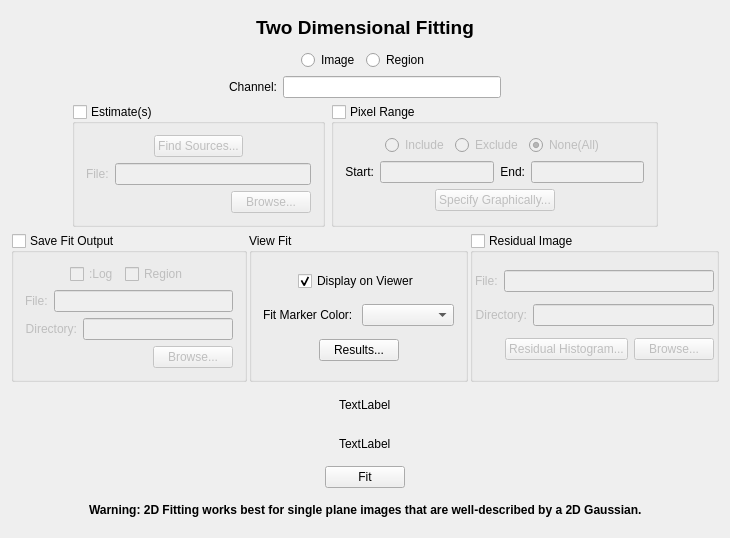
<?xml version="1.0" encoding="UTF-8"?>
<ui version="4.0">
 <class>Fit2DToolClass</class>
 <widget class="QDialog" name="Fit2DToolClass">
  <property name="geometry">
   <rect>
    <x>0</x>
    <y>0</y>
    <width>730</width>
    <height>538</height>
   </rect>
  </property>
  <property name="windowTitle">
   <string>Fit2DTool</string>
  </property>
  <layout class="QVBoxLayout" name="verticalLayout">
   <item>
    <layout class="QHBoxLayout" name="horizontalLayout_26">
     <item>
      <spacer name="horizontalSpacer_32">
       <property name="orientation">
        <enum>Qt::Horizontal</enum>
       </property>
       <property name="sizeHint" stdset="0">
        <size>
         <width>40</width>
         <height>20</height>
        </size>
       </property>
      </spacer>
     </item>
     <item>
      <layout class="QHBoxLayout" name="horizontalLayout_2">
       <item>
        <widget class="QLabel" name="label">
         <property name="font">
          <font>
           <pointsize>14</pointsize>
           <weight>75</weight>
           <bold>true</bold>
          </font>
         </property>
         <property name="text">
          <string>&lt;font color='black'&gt;Two Dimensional Fitting&lt;/font&gt;</string>
         </property>
        </widget>
       </item>
      </layout>
     </item>
     <item>
      <spacer name="horizontalSpacer_33">
       <property name="orientation">
        <enum>Qt::Horizontal</enum>
       </property>
       <property name="sizeHint" stdset="0">
        <size>
         <width>40</width>
         <height>20</height>
        </size>
       </property>
      </spacer>
     </item>
    </layout>
   </item>
   <item>
    <layout class="QHBoxLayout" name="horizontalLayout_24">
     <item>
      <spacer name="horizontalSpacer_27">
       <property name="orientation">
        <enum>Qt::Horizontal</enum>
       </property>
       <property name="sizeHint" stdset="0">
        <size>
         <width>40</width>
         <height>20</height>
        </size>
       </property>
      </spacer>
     </item>
     <item>
      <widget class="QRadioButton" name="imageRadioButton">
       <property name="toolTip">
        <string>Fit the entire image.</string>
       </property>
       <property name="text">
        <string>Image</string>
       </property>
      </widget>
     </item>
     <item>
      <widget class="QRadioButton" name="regionRadioButton">
       <property name="toolTip">
        <string>Fit the selected region in the image.</string>
       </property>
       <property name="text">
        <string>Region</string>
       </property>
      </widget>
     </item>
     <item>
      <spacer name="horizontalSpacer_28">
       <property name="orientation">
        <enum>Qt::Horizontal</enum>
       </property>
       <property name="sizeHint" stdset="0">
        <size>
         <width>40</width>
         <height>20</height>
        </size>
       </property>
      </spacer>
     </item>
    </layout>
   </item>
   <item>
    <layout class="QHBoxLayout" name="horizontalLayout_10">
     <item>
      <spacer name="horizontalSpacer_12">
       <property name="orientation">
        <enum>Qt::Horizontal</enum>
       </property>
       <property name="sizeHint" stdset="0">
        <size>
         <width>40</width>
         <height>20</height>
        </size>
       </property>
      </spacer>
     </item>
     <item>
      <widget class="QLabel" name="channelLabel">
       <property name="text">
        <string>&lt;font color='black'&gt;Channel:&lt;/font&gt;</string>
       </property>
      </widget>
     </item>
     <item>
      <widget class="QLineEdit" name="channelLineEdit">
       <property name="toolTip">
        <string>Spectral channel on shich to perform the fit (only one may be specified).</string>
       </property>
      </widget>
     </item>
     <item>
      <spacer name="horizontalSpacer_13">
       <property name="orientation">
        <enum>Qt::Horizontal</enum>
       </property>
       <property name="sizeHint" stdset="0">
        <size>
         <width>40</width>
         <height>20</height>
        </size>
       </property>
      </spacer>
     </item>
    </layout>
   </item>
   <item>
    <layout class="QHBoxLayout" name="horizontalLayout_20">
     <item>
      <spacer name="horizontalSpacer_15">
       <property name="orientation">
        <enum>Qt::Horizontal</enum>
       </property>
       <property name="sizeHint" stdset="0">
        <size>
         <width>10</width>
         <height>20</height>
        </size>
       </property>
      </spacer>
     </item>
     <item>
      <widget class="QGroupBox" name="estimateGroupBox">
       <property name="toolTip">
        <string>Check this box to specify a file containing initial estimates of the component parameters.</string>
       </property>
       <property name="title">
        <string>Estimate(s)</string>
       </property>
       <property name="checkable">
        <bool>true</bool>
       </property>
       <property name="checked">
        <bool>false</bool>
       </property>
       <layout class="QVBoxLayout" name="verticalLayout_6">
        <item>
         <layout class="QHBoxLayout" name="horizontalLayout_3">
          <item>
           <spacer name="horizontalSpacer_4">
            <property name="orientation">
             <enum>Qt::Horizontal</enum>
            </property>
            <property name="sizeHint" stdset="0">
             <size>
              <width>40</width>
              <height>20</height>
             </size>
            </property>
           </spacer>
          </item>
          <item>
           <widget class="QPushButton" name="findEstimatesButton">
            <property name="toolTip">
             <string>Find sources that are reasonable initial estimates for the fit.</string>
            </property>
            <property name="text">
             <string>Find Sources...</string>
            </property>
           </widget>
          </item>
          <item>
           <spacer name="horizontalSpacer_5">
            <property name="orientation">
             <enum>Qt::Horizontal</enum>
            </property>
            <property name="sizeHint" stdset="0">
             <size>
              <width>40</width>
              <height>20</height>
             </size>
            </property>
           </spacer>
          </item>
         </layout>
        </item>
        <item>
         <layout class="QHBoxLayout" name="horizontalLayout_4">
          <item>
           <widget class="QLabel" name="label_2">
            <property name="text">
             <string>File:</string>
            </property>
           </widget>
          </item>
          <item>
           <widget class="QLineEdit" name="estimateFileLineEdit">
            <property name="sizePolicy">
             <sizepolicy hsizetype="MinimumExpanding" vsizetype="Fixed">
              <horstretch>0</horstretch>
              <verstretch>0</verstretch>
             </sizepolicy>
            </property>
            <property name="minimumSize">
             <size>
              <width>196</width>
              <height>0</height>
             </size>
            </property>
            <property name="toolTip">
             <string>Full path of a file containing the initial estimates for the fit.</string>
            </property>
           </widget>
          </item>
         </layout>
        </item>
        <item>
         <layout class="QHBoxLayout" name="horizontalLayout_11">
          <item>
           <spacer name="horizontalSpacer_14">
            <property name="orientation">
             <enum>Qt::Horizontal</enum>
            </property>
            <property name="sizeHint" stdset="0">
             <size>
              <width>40</width>
              <height>20</height>
             </size>
            </property>
           </spacer>
          </item>
          <item>
           <widget class="QPushButton" name="browseButton">
            <property name="toolTip">
             <string>Use a file browser to specify the file containing initial estimates for the fit.</string>
            </property>
            <property name="text">
             <string>Browse...</string>
            </property>
           </widget>
          </item>
         </layout>
        </item>
       </layout>
      </widget>
     </item>
     <item>
      <widget class="QGroupBox" name="pixelRangeGroupBox">
       <property name="toolTip">
        <string>Check this box to include/exclude a range of pixel values for fitting.</string>
       </property>
       <property name="title">
        <string>Pixel Range</string>
       </property>
       <property name="checkable">
        <bool>true</bool>
       </property>
       <property name="checked">
        <bool>false</bool>
       </property>
       <layout class="QVBoxLayout" name="verticalLayout_3">
        <item>
         <layout class="QHBoxLayout" name="horizontalLayout_7">
          <item>
           <spacer name="horizontalSpacer_8">
            <property name="orientation">
             <enum>Qt::Horizontal</enum>
            </property>
            <property name="sizeHint" stdset="0">
             <size>
              <width>40</width>
              <height>20</height>
             </size>
            </property>
           </spacer>
          </item>
          <item>
           <widget class="QRadioButton" name="includeRadioButton">
            <property name="toolTip">
             <string>Specify a pixel range to include for fitting.</string>
            </property>
            <property name="text">
             <string>Include</string>
            </property>
           </widget>
          </item>
          <item>
           <widget class="QRadioButton" name="excludeRadioButton">
            <property name="toolTip">
             <string>Specify a range of pixel values to exclude from fitting.</string>
            </property>
            <property name="text">
             <string>Exclude</string>
            </property>
           </widget>
          </item>
          <item>
           <widget class="QRadioButton" name="noneRadioButton">
            <property name="toolTip">
             <string>Include all pixel values in the fit.</string>
            </property>
            <property name="text">
             <string>None(All)</string>
            </property>
            <property name="checked">
             <bool>true</bool>
            </property>
           </widget>
          </item>
          <item>
           <spacer name="horizontalSpacer_9">
            <property name="orientation">
             <enum>Qt::Horizontal</enum>
            </property>
            <property name="sizeHint" stdset="0">
             <size>
              <width>40</width>
              <height>20</height>
             </size>
            </property>
           </spacer>
          </item>
         </layout>
        </item>
        <item>
         <layout class="QHBoxLayout" name="horizontalLayout_6">
          <item>
           <widget class="QLabel" name="label_3">
            <property name="text">
             <string>&lt;font color='black'&gt;Start:&lt;/font&gt;</string>
            </property>
            <property name="alignment">
             <set>Qt::AlignRight|Qt::AlignTrailing|Qt::AlignVCenter</set>
            </property>
           </widget>
          </item>
          <item>
           <widget class="QLineEdit" name="startLineEdit">
            <property name="toolTip">
             <string>Lower bound of pixel values to include/exclude.</string>
            </property>
           </widget>
          </item>
          <item>
           <widget class="QLabel" name="label_4">
            <property name="text">
             <string>&lt;font color='black'&gt;End:&lt;/font&gt;</string>
            </property>
            <property name="alignment">
             <set>Qt::AlignRight|Qt::AlignTrailing|Qt::AlignVCenter</set>
            </property>
           </widget>
          </item>
          <item>
           <widget class="QLineEdit" name="endLineEdit">
            <property name="toolTip">
             <string>Upper bound of pixel values to include/exclude.</string>
            </property>
           </widget>
          </item>
         </layout>
        </item>
        <item>
         <layout class="QHBoxLayout" name="horizontalLayout_8">
          <item>
           <spacer name="horizontalSpacer_10">
            <property name="orientation">
             <enum>Qt::Horizontal</enum>
            </property>
            <property name="sizeHint" stdset="0">
             <size>
              <width>40</width>
              <height>20</height>
             </size>
            </property>
           </spacer>
          </item>
          <item>
           <widget class="QPushButton" name="graphicalPixelRangeButton">
            <property name="toolTip">
             <string>Specify a range of pixel values to include/exclude graphically.</string>
            </property>
            <property name="text">
             <string>Specify Graphically...</string>
            </property>
           </widget>
          </item>
          <item>
           <spacer name="horizontalSpacer_11">
            <property name="orientation">
             <enum>Qt::Horizontal</enum>
            </property>
            <property name="sizeHint" stdset="0">
             <size>
              <width>40</width>
              <height>20</height>
             </size>
            </property>
           </spacer>
          </item>
         </layout>
        </item>
       </layout>
      </widget>
     </item>
     <item>
      <spacer name="horizontalSpacer_16">
       <property name="orientation">
        <enum>Qt::Horizontal</enum>
       </property>
       <property name="sizeHint" stdset="0">
        <size>
         <width>10</width>
         <height>20</height>
        </size>
       </property>
      </spacer>
     </item>
    </layout>
   </item>
   <item>
    <layout class="QHBoxLayout" name="horizontalLayout_19">
     <property name="spacing">
      <number>2</number>
     </property>
     <item>
      <widget class="QGroupBox" name="saveGroupBox">
       <property name="toolTip">
        <string>Save the results of the fit as a log file.</string>
       </property>
       <property name="title">
        <string>Save Fit Output</string>
       </property>
       <property name="checkable">
        <bool>true</bool>
       </property>
       <property name="checked">
        <bool>false</bool>
       </property>
       <layout class="QVBoxLayout" name="verticalLayout_4">
        <item>
         <layout class="QHBoxLayout" name="horizontalLayout_25">
          <item>
           <spacer name="horizontalSpacer_29">
            <property name="orientation">
             <enum>Qt::Horizontal</enum>
            </property>
            <property name="sizeHint" stdset="0">
             <size>
              <width>40</width>
              <height>20</height>
             </size>
            </property>
           </spacer>
          </item>
          <item>
           <widget class="QCheckBox" name="logOutputCheckBox">
            <property name="toolTip">
             <string>Save the log file with a &quot;log.txt&quot; suffix.</string>
            </property>
            <property name="text">
             <string>:Log</string>
            </property>
           </widget>
          </item>
          <item>
           <widget class="QCheckBox" name="regionOutputCheckBox">
            <property name="toolTip">
             <string>Save the fit as a file with a &quot;region.txt&quot; suffix in CASA region format.</string>
            </property>
            <property name="text">
             <string>Region</string>
            </property>
           </widget>
          </item>
          <item>
           <spacer name="horizontalSpacer_30">
            <property name="orientation">
             <enum>Qt::Horizontal</enum>
            </property>
            <property name="sizeHint" stdset="0">
             <size>
              <width>40</width>
              <height>20</height>
             </size>
            </property>
           </spacer>
          </item>
         </layout>
        </item>
        <item>
         <layout class="QHBoxLayout" name="horizontalLayout_9">
          <item>
           <widget class="QLabel" name="label_6">
            <property name="text">
             <string>File:</string>
            </property>
           </widget>
          </item>
          <item>
           <widget class="QLineEdit" name="saveFileLineEdit">
            <property name="toolTip">
             <string>Name of the file where the output log from the fit should be saved.</string>
            </property>
           </widget>
          </item>
         </layout>
        </item>
        <item>
         <layout class="QHBoxLayout" name="horizontalLayout_15">
          <item>
           <widget class="QLabel" name="label_5">
            <property name="text">
             <string>Directory:</string>
            </property>
            <property name="alignment">
             <set>Qt::AlignRight|Qt::AlignTrailing|Qt::AlignVCenter</set>
            </property>
           </widget>
          </item>
          <item>
           <widget class="QLineEdit" name="saveDirectoryLineEdit">
            <property name="sizePolicy">
             <sizepolicy hsizetype="MinimumExpanding" vsizetype="Fixed">
              <horstretch>0</horstretch>
              <verstretch>0</verstretch>
             </sizepolicy>
            </property>
            <property name="minimumSize">
             <size>
              <width>150</width>
              <height>0</height>
             </size>
            </property>
            <property name="toolTip">
             <string>Directory for saving the fit output log.</string>
            </property>
           </widget>
          </item>
         </layout>
        </item>
        <item>
         <layout class="QHBoxLayout" name="horizontalLayout_14">
          <item>
           <spacer name="horizontalSpacer_20">
            <property name="orientation">
             <enum>Qt::Horizontal</enum>
            </property>
            <property name="sizeHint" stdset="0">
             <size>
              <width>40</width>
              <height>20</height>
             </size>
            </property>
           </spacer>
          </item>
          <item>
           <widget class="QPushButton" name="saveBrowseButton">
            <property name="toolTip">
             <string>Select a directory for saving the fit output log file.</string>
            </property>
            <property name="text">
             <string>Browse...</string>
            </property>
           </widget>
          </item>
         </layout>
        </item>
       </layout>
      </widget>
     </item>
     <item>
      <widget class="QGroupBox" name="resultsGroupBox">
       <property name="sizePolicy">
        <sizepolicy hsizetype="Expanding" vsizetype="Preferred">
         <horstretch>0</horstretch>
         <verstretch>0</verstretch>
        </sizepolicy>
       </property>
       <property name="title">
        <string>View Fit</string>
       </property>
       <layout class="QVBoxLayout" name="verticalLayout_2">
        <item>
         <layout class="QHBoxLayout" name="horizontalLayout_12">
          <item>
           <spacer name="horizontalSpacer_18">
            <property name="orientation">
             <enum>Qt::Horizontal</enum>
            </property>
            <property name="sizeHint" stdset="0">
             <size>
              <width>40</width>
              <height>20</height>
             </size>
            </property>
           </spacer>
          </item>
          <item>
           <widget class="QCheckBox" name="displayFitCheckBox">
            <property name="toolTip">
             <string>Display one or more elliptical regions in the viewer representing the fit.</string>
            </property>
            <property name="text">
             <string>Display on Viewer</string>
            </property>
            <property name="checked">
             <bool>true</bool>
            </property>
           </widget>
          </item>
          <item>
           <spacer name="horizontalSpacer_19">
            <property name="orientation">
             <enum>Qt::Horizontal</enum>
            </property>
            <property name="sizeHint" stdset="0">
             <size>
              <width>40</width>
              <height>20</height>
             </size>
            </property>
           </spacer>
          </item>
         </layout>
        </item>
        <item>
         <layout class="QHBoxLayout" name="horizontalLayout_21">
          <item>
           <widget class="QLabel" name="label_9">
            <property name="text">
             <string>&lt;font color='black'&gt;Fit Marker Color:&lt;/font&gt;</string>
            </property>
           </widget>
          </item>
          <item>
           <widget class="QComboBox" name="fitColorCombo">
            <property name="toolTip">
             <string>Select a color for displaying the fit in the viewer.</string>
            </property>
           </widget>
          </item>
         </layout>
        </item>
        <item>
         <layout class="QHBoxLayout" name="horizontalLayout_13">
          <item>
           <spacer name="horizontalSpacer_17">
            <property name="orientation">
             <enum>Qt::Horizontal</enum>
            </property>
            <property name="sizeHint" stdset="0">
             <size>
              <width>40</width>
              <height>20</height>
             </size>
            </property>
           </spacer>
          </item>
          <item>
           <widget class="QPushButton" name="viewButton">
            <property name="toolTip">
             <string>View the log of the fit results.</string>
            </property>
            <property name="text">
             <string>Results...</string>
            </property>
           </widget>
          </item>
          <item>
           <spacer name="horizontalSpacer_22">
            <property name="orientation">
             <enum>Qt::Horizontal</enum>
            </property>
            <property name="sizeHint" stdset="0">
             <size>
              <width>40</width>
              <height>20</height>
             </size>
            </property>
           </spacer>
          </item>
         </layout>
        </item>
       </layout>
      </widget>
     </item>
     <item>
      <widget class="QGroupBox" name="residualGroupBox">
       <property name="toolTip">
        <string>Generate a residual image and display it in the viewer.</string>
       </property>
       <property name="title">
        <string>Residual Image</string>
       </property>
       <property name="checkable">
        <bool>true</bool>
       </property>
       <property name="checked">
        <bool>false</bool>
       </property>
       <layout class="QVBoxLayout" name="verticalLayout_5">
        <property name="leftMargin">
         <number>2</number>
        </property>
        <property name="rightMargin">
         <number>2</number>
        </property>
        <item>
         <layout class="QHBoxLayout" name="horizontalLayout_16">
          <item>
           <widget class="QLabel" name="label_7">
            <property name="text">
             <string>File:</string>
            </property>
           </widget>
          </item>
          <item>
           <widget class="QLineEdit" name="residualFileLineEdit">
            <property name="toolTip">
             <string>Name of the residual image file.</string>
            </property>
           </widget>
          </item>
         </layout>
        </item>
        <item>
         <layout class="QHBoxLayout" name="horizontalLayout_17">
          <item>
           <widget class="QLabel" name="label_8">
            <property name="text">
             <string>Directory:</string>
            </property>
            <property name="alignment">
             <set>Qt::AlignRight|Qt::AlignTrailing|Qt::AlignVCenter</set>
            </property>
           </widget>
          </item>
          <item>
           <widget class="QLineEdit" name="residualDirectoryLineEdit">
            <property name="sizePolicy">
             <sizepolicy hsizetype="MinimumExpanding" vsizetype="Fixed">
              <horstretch>0</horstretch>
              <verstretch>0</verstretch>
             </sizepolicy>
            </property>
            <property name="minimumSize">
             <size>
              <width>150</width>
              <height>0</height>
             </size>
            </property>
            <property name="toolTip">
             <string>Directory for saving the residual image.</string>
            </property>
           </widget>
          </item>
         </layout>
        </item>
        <item>
         <layout class="QHBoxLayout" name="horizontalLayout_18">
          <item>
           <spacer name="horizontalSpacer_21">
            <property name="orientation">
             <enum>Qt::Horizontal</enum>
            </property>
            <property name="sizeHint" stdset="0">
             <size>
              <width>40</width>
              <height>20</height>
             </size>
            </property>
           </spacer>
          </item>
          <item>
           <widget class="QPushButton" name="residualHistogramButton">
            <property name="toolTip">
             <string>Display a histogram of the pixel intensities in the residual image.</string>
            </property>
            <property name="text">
             <string>Residual Histogram...</string>
            </property>
           </widget>
          </item>
          <item>
           <widget class="QPushButton" name="residualBrowseButton">
            <property name="toolTip">
             <string>Specify a directory where the residual image should be saved.</string>
            </property>
            <property name="text">
             <string>Browse...</string>
            </property>
           </widget>
          </item>
         </layout>
        </item>
       </layout>
      </widget>
     </item>
    </layout>
   </item>
   <item>
    <layout class="QHBoxLayout" name="horizontalLayout_22">
     <item>
      <spacer name="horizontalSpacer_23">
       <property name="orientation">
        <enum>Qt::Horizontal</enum>
       </property>
       <property name="sizeHint" stdset="0">
        <size>
         <width>40</width>
         <height>20</height>
        </size>
       </property>
      </spacer>
     </item>
     <item>
      <widget class="QLabel" name="fitImageLabel">
       <property name="text">
        <string>TextLabel</string>
       </property>
      </widget>
     </item>
     <item>
      <spacer name="horizontalSpacer_24">
       <property name="orientation">
        <enum>Qt::Horizontal</enum>
       </property>
       <property name="sizeHint" stdset="0">
        <size>
         <width>40</width>
         <height>20</height>
        </size>
       </property>
      </spacer>
     </item>
    </layout>
   </item>
   <item>
    <layout class="QHBoxLayout" name="horizontalLayout_23">
     <item>
      <spacer name="horizontalSpacer_25">
       <property name="orientation">
        <enum>Qt::Horizontal</enum>
       </property>
       <property name="sizeHint" stdset="0">
        <size>
         <width>40</width>
         <height>20</height>
        </size>
       </property>
      </spacer>
     </item>
     <item>
      <widget class="QLabel" name="fitRegionLabel">
       <property name="text">
        <string>TextLabel</string>
       </property>
      </widget>
     </item>
     <item>
      <spacer name="horizontalSpacer_26">
       <property name="orientation">
        <enum>Qt::Horizontal</enum>
       </property>
       <property name="sizeHint" stdset="0">
        <size>
         <width>40</width>
         <height>20</height>
        </size>
       </property>
      </spacer>
     </item>
    </layout>
   </item>
   <item>
    <layout class="QHBoxLayout" name="horizontalLayout_5">
     <item>
      <spacer name="horizontalSpacer_6">
       <property name="orientation">
        <enum>Qt::Horizontal</enum>
       </property>
       <property name="sizeHint" stdset="0">
        <size>
         <width>40</width>
         <height>20</height>
        </size>
       </property>
      </spacer>
     </item>
     <item>
      <widget class="QPushButton" name="fitButton">
       <property name="toolTip">
        <string>Fit one or more elliptical Gaussian components.</string>
       </property>
       <property name="text">
        <string>Fit</string>
       </property>
      </widget>
     </item>
     <item>
      <spacer name="horizontalSpacer_7">
       <property name="orientation">
        <enum>Qt::Horizontal</enum>
       </property>
       <property name="sizeHint" stdset="0">
        <size>
         <width>40</width>
         <height>20</height>
        </size>
       </property>
      </spacer>
     </item>
    </layout>
   </item>
   <item>
    <layout class="QHBoxLayout" name="horizontalLayout">
     <item>
      <spacer name="horizontalSpacer_3">
       <property name="orientation">
        <enum>Qt::Horizontal</enum>
       </property>
       <property name="sizeHint" stdset="0">
        <size>
         <width>13</width>
         <height>20</height>
        </size>
       </property>
      </spacer>
     </item>
     <item>
      <widget class="QLabel" name="warningLabel">
       <property name="text">
        <string>&lt;!DOCTYPE HTML PUBLIC &quot;-//W3C//DTD HTML 4.0//EN&quot; &quot;http://www.w3.org/TR/REC-html40/strict.dtd&quot;&gt;
&lt;html&gt;&lt;head&gt;&lt;meta name=&quot;qrichtext&quot; content=&quot;1&quot; /&gt;&lt;style type=&quot;text/css&quot;&gt;
p, li { white-space: pre-wrap; }
&lt;/style&gt;&lt;/head&gt;&lt;body style=&quot; font-family:'Sans Serif'; font-size:9pt; font-weight:400; font-style:normal;&quot;&gt;
&lt;table style=&quot;-qt-table-type: root; margin-top:4px; margin-bottom:4px; margin-left:4px; margin-right:4px;&quot;&gt;
&lt;tr&gt;
&lt;td style=&quot;border: none;&quot;&gt;
&lt;p style=&quot; margin-top:0px; margin-bottom:0px; margin-left:0px; margin-right:0px; -qt-block-indent:0; text-indent:0px;&quot;&gt;&lt;span style=&quot; font-weight:600;&quot;&gt;Warning: 2D Fitting works best for single plane images that are well-described by a 2D Gaussian.&lt;/span&gt;&lt;/p&gt;&lt;/td&gt;&lt;/tr&gt;&lt;/table&gt;&lt;/body&gt;&lt;/html&gt;</string>
       </property>
      </widget>
     </item>
     <item>
      <spacer name="horizontalSpacer_31">
       <property name="orientation">
        <enum>Qt::Horizontal</enum>
       </property>
       <property name="sizeHint" stdset="0">
        <size>
         <width>13</width>
         <height>20</height>
        </size>
       </property>
      </spacer>
     </item>
    </layout>
   </item>
  </layout>
 </widget>
 <layoutdefault spacing="6" margin="11"/>
 <resources/>
 <connections/>
</ui>
